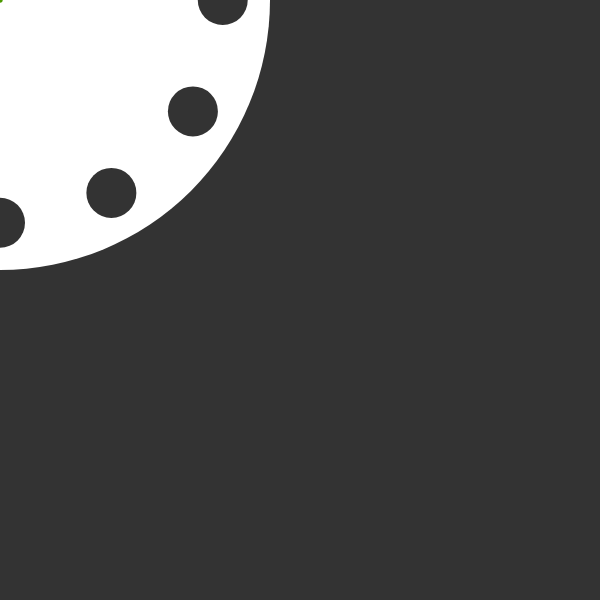
Frame 1 (no input)
Frame 60 (no input): identical to frame 1, image omitted
Frame 120 (the mouse pressed at the canvas centre since frame 60): identical to frame 1, image omitted

The p5.js sketch that drew this single still picture (run headless with seeded random() and noise() and a simulated clock; from frame 60 on, the mouse is pressed at the canvas centre):

// p5.js sketch
// ── sketch.js
/*
 *
 * author: Christoph Schultz
 * date: 2017 / 03 / 24
 *
 */

var holeQuant; // Lochanzahl
var holeRadius; //Lochradius
var holeColor; //Lochfarbe
var holes; // Speicher für Lochobjekte
var distanceToCenter; // Prozentualer Abstand zur Mitte
var dista; // Absoluter Abstand zur Mitte
var circle; // Scheibe
var cRadius; // Scheibenradius
var mid; // Mittelpunkt
var speed; // Drehgeschwindigkeit

var animate; // Schalter Animation

function setup() {
	height = 600; // Höhe Zeichenfläche
	width = 600; // Breite Zeichenfläche
	createCanvas(height, width);

	this.holeQuant = 12;
	this.holeRadius = 25;
	this.holeColor = color(51);
	this.holes = [];
	this.distanceToCenter = 0.825; // in Prozent
	this.speed = 0.01;

	translate(width / 2, height / 2); // zeichne relativ zur Mitte
	initial();

	mouseClicked(toggleAnimation);
	this.animate = false;
}

function draw() {
	background(51);

	updateAll(); // aktualisiere Zeichenfläche

	// drehe Lochscheibe
	if (this.animate == true) {
		rotateHoles(); // Animation
	}
}

/*
 * zeichne Initialzustand
 */
function initial() {
	// Lochscheibe
	this.cRadius = min(width, height) * 0.9 / 2;
	this.circle = new Circle(
			0,
			0,
			this.cRadius,
			color(255, 255, 255));

	this.mid = new Circle(
			0,
			0,
			this.cRadius * 0.01,
			color(76, 153, 0));

	// generiere Loecher
	this.dista = this.cRadius * distanceToCenter; // absoluter Abstand zur Mitte

	for (var phi = 0; phi < TWO_PI; phi += TWO_PI / holeQuant) {
		// berechne Mittelpunkte der Loecher
		var x = this.dista * cos(phi);
		var y = this.dista * sin(phi); ;

		// erstelle Lochobjekte
		var h = new Circle(x, y, this.holeRadius, this.holeColor);
		h.setPhi(phi);
		this.holes.push(h);
	}
}

/*
 * zeichne Scheibe, Loecher und Mitelpunkt
 */
function updateAll() {
	this.circle.show();
	this.mid.show();
	for (var i = 0; i < this.holes.length; i++) {
		this.holes[i].show();
	}
}

/*
 * drehe Lochscheibe
 */
function rotateHoles() {
	for (var i = 0; i < this.holes.length; i++) {
		var phi = this.holes[i].getPhi();
		phi += this.speed;
		if (phi >= TWO_PI) {
			phi = phi - TWO_PI;
		}

		var newX = this.dista * cos(phi);
		var newY = this.dista * sin(phi);

		this.holes[i].setX(newX);
		this.holes[i].setY(newY);
		this.holes[i].setPhi(phi);
	}
}

/*
 * Starte/Stoppe Animation
 */
function toggleAnimation() {
	this.animate = !(this.animate);
}

/*
 * Maus-Klickevent-Handling
 */
function mouseClicked() {
	toggleAnimation()
}

// ── Circle.js
/*
 * Kreisobjekt
 *
 * author: Christoph Schultz
 * date: 2017 / 03 / 24
 */

function Circle(x, y, r, color) {
	this.x = x;
	this.y = y;
	this.r = r;
	this.color = color;
	this.phi;

	this.show = function () {
		noStroke(); // keine Kontur
		fill(this.color);
		ellipse(this.x, this.y, this.r * 2, this.r * 2);
	}

	this.getX = function () {
		return this.x;
	}

	this.setX = function (x) {
		this.x = x;
	}

	this.getY = function () {
		return this.y;
	}

	this.setY = function (y) {
		this.y = y;
	}

	this.getR = function () {
		return this.r;
	}

	this.setR = function (r) {
		this.r = r;
	}

	this.getColor = function () {
		return this.color;
	}

	this.setColor = function (color) {
		this.color = color;
	}

	this.getPhi = function () {
		return this.phi;
	}

	this.setPhi = function (phi) {
		this.phi = phi;
	}
}
